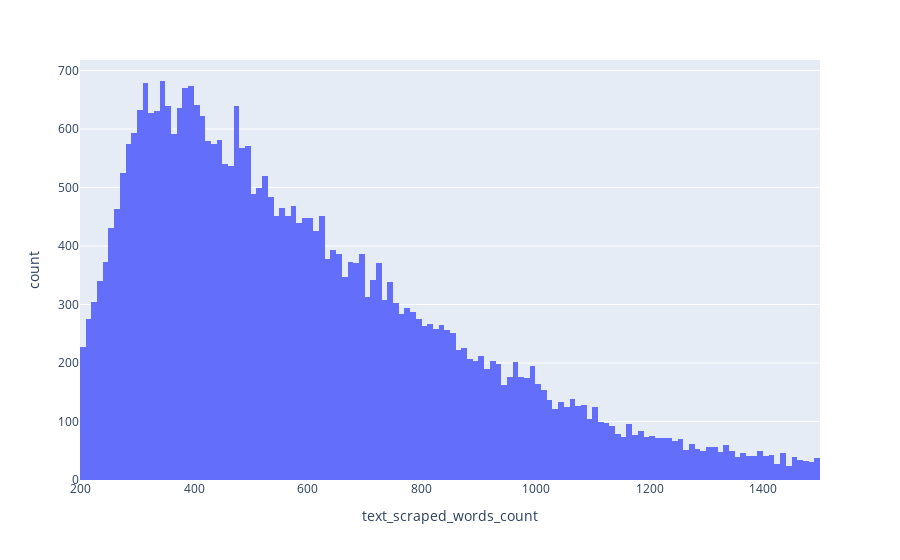

Notebook source saved alongside this figure:
### Code cell
import plotly.express as px

fig = px.histogram(df, x="text_scraped_words_count")
fig.show()

### Figure 1 — Plotly figure (JSON) as saved in the notebook; plotly's stock layout.template omitted (floating-point values rounded to 4 significant figures; data arrays with more than 128 entries replaced by an {"elided": "..."} marker saying what was removed)
{"data": [{"alignmentgroup": "True", "bingroup": "x", "hovertemplate": "text_scraped_words_count=%{x}<br>count=%{y}<extra></extra>", "legendgroup": "", "marker": {"color": "#636efa"}, "name": "", "offsetgroup": "", "orientation": "v", "showlegend": false, "type": "histogram", "x": {"elided": "36216 int values"}, "xaxis": "x", "yaxis": "y"}], "layout": {"barmode": "relative", "legend": {"tracegroupgap": 0}, "margin": {"t": 60}, "xaxis": {"anchor": "y", "domain": [0, 1], "title": {"text": "text_scraped_words_count"}}, "yaxis": {"anchor": "x", "domain": [0, 1], "title": {"text": "count"}}}}
